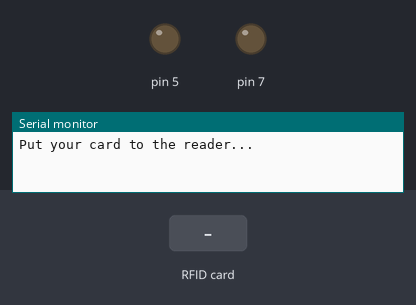
This sketch was run on a simulated Arduino Uno, built with avr-gcc and run on an emulated ATmega328P. Shown: output pins drawn as LEDs (lit = HIGH), the last lines printed to the serial monitor. The test bench sets the inputs (shaded band). Pins used as bus, display or sensor lines are not drawn.

Above: at 1.2 s.
1.3 s: RFID card 85 C3 10 E3 held to the reader
At 2.3 s:
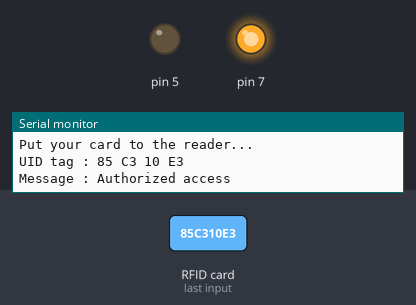
4.3 s: RFID card 5E 7A 19 C4 held to the reader
At 6.7 s:
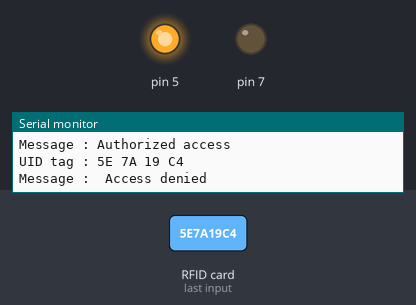
7.3 s: RFID card 5E 85 70 8B held to the reader
At 8.8 s:
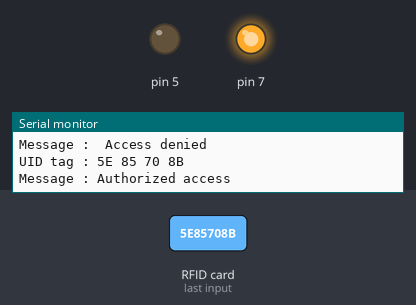
Timing chart, 0 to 11.8 s (numbered marks = the images above; inputs shaded):
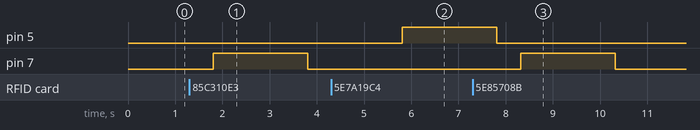

The sketch:

RFID_system.ino
```cpp
#include <SPI.h>
#include <MFRC522.h>
#define SS_PIN 10
#define RST_PIN 9
MFRC522 mfrc522(SS_PIN, RST_PIN);   // Create MFRC522 instance.
const int rs = 5 , en = 3, d4 = 2, d5 = 1, d6 = 0, d7 = 6;
String UID1 = "85 C3 10 E3";  //Ishan Saraswat
String UID2 = "5E 85 70 8B";  //Ushika Sinha
String UID3 = "A2 FF D2 59";  //Atharva Naman
String UID4 = "A3 DB A0 59";  //Harshita khanna

void setup()
{
  Serial.begin(9600);   // Initiate a serial communication
  SPI.begin();      // Initiate  SPI bus
  mfrc522.PCD_Init();   // Initiate MFRC522
  Serial.println("Put your card to the reader...");
  Serial.println();
  pinMode(7,OUTPUT);
  pinMode(5,OUTPUT);
  pinMode(0,OUTPUT);
}
void loop()
{
  // Look for new cards
  if ( ! mfrc522.PICC_IsNewCardPresent())
  {
    return;
  }
  // Select one of the cards
  if ( ! mfrc522.PICC_ReadCardSerial())
  {
    return;
  }
  //Show UID on serial monitor
  Serial.print("UID tag :");
  String content= "";
  byte letter;
  for (byte i = 0; i < mfrc522.uid.size; i++)
  {
     Serial.print(mfrc522.uid.uidByte[i] < 0x10 ? " 0" : " ");
     Serial.print(mfrc522.uid.uidByte[i], HEX);
     content.concat(String(mfrc522.uid.uidByte[i] < 0x10 ? " 0" : " "));
     content.concat(String(mfrc522.uid.uidByte[i], HEX));
  }
  Serial.println();
  Serial.print("Message : ");
  content.toUpperCase();
  if (content.substring(1) == UID1 || content.substring(1) == UID2 || content.substring(1) == UID3 || content.substring(1) == UID4) //change here the UID of the card/cards that you want to give access
  {
    Serial.println("Authorized access");
    Serial.println();
    delay(500);
  }

 else   {
    Serial.println(" Access denied");
  }

  if (content.substring(1) == UID1 || content.substring(1) == UID2 || content.substring(1) == UID3 || content.substring(1) == UID4){;
  digitalWrite(7 , HIGH);
  delay(2000);
  digitalWrite(7,LOW);
  delay(2000);
  digitalWrite(5, LOW);
  } else  {
  digitalWrite(5,HIGH);
  delay(2000);
  digitalWrite(5,LOW);
  }


}
```

Measured:
- after the input at 1.3 s, pin 7: LOW → HIGH after 0.51 s, → LOW 2.0 s later
- after the input at 4.3 s, pin 5: LOW → HIGH after 1.5 s
- after the input at 7.3 s, pin 7: LOW → HIGH after 1.0 s, → LOW 2.0 s later
